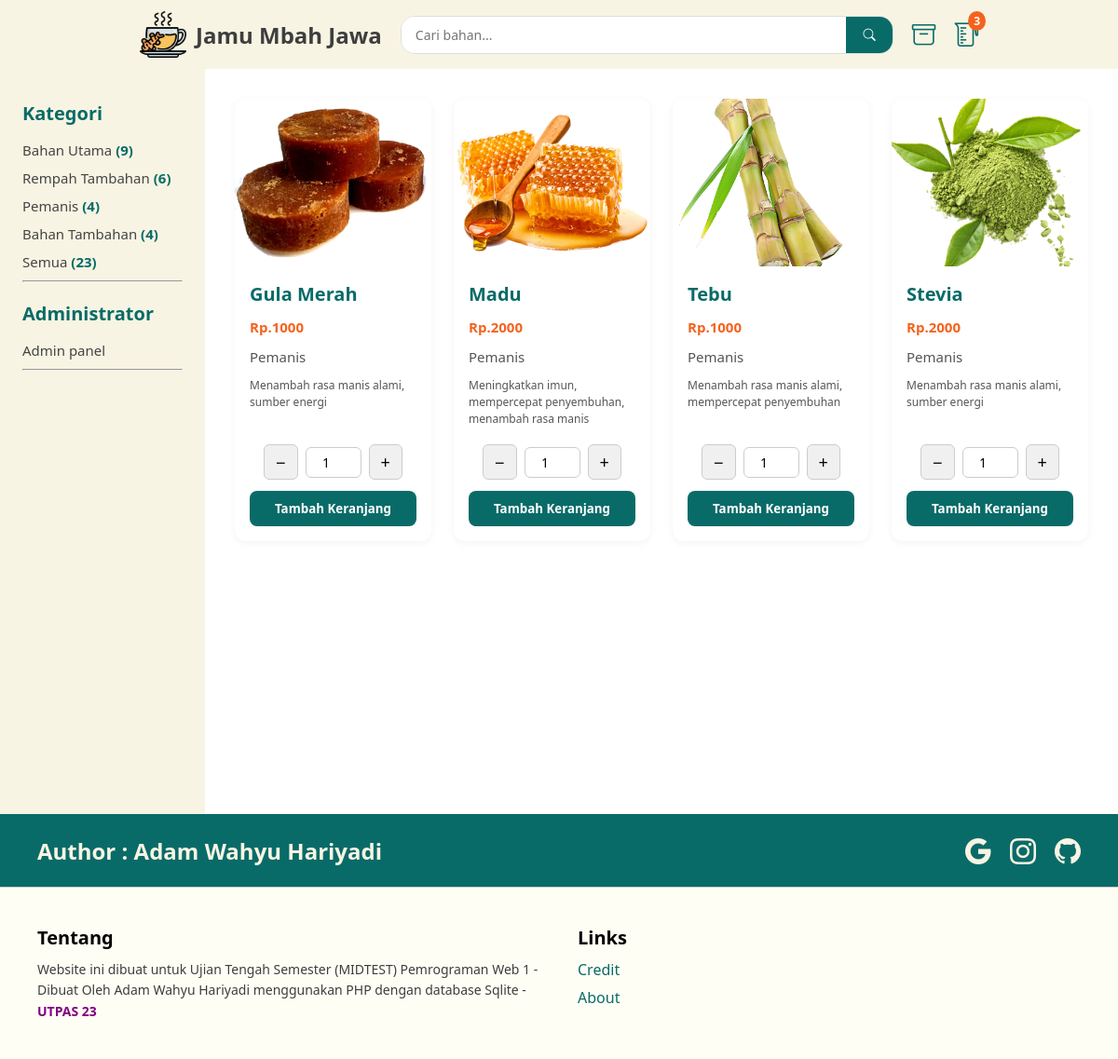
/?search=pemanis, run on the app's committed database.
### tables this page shows
CREATE TABLE bahan (
  id INTEGER PRIMARY KEY,
  nama TEXT NOT NULL,
  deskripsi TEXT NOT NULL,
  harga INTEGER NOT NULL,
  jenis TEXT NOT NULL,
  foto VARCHAR(255)
);

### backend/worker.php (called while the page is built, shortened)
<?php
class TableBahan{
    function fetchAllBahan(){
        global $kon;
        $stmt = $kon->query("SELECT * FROM bahan ORDER BY id ASC");
        return $stmt->fetchAll(PDO::FETCH_ASSOC);
    }
    function countEachDataCategory($cat){
        global $kon;
        $cat = "%$cat%";
        $stmt = $kon->prepare("SELECT * FROM bahan WHERE  jenis LIKE :cat");
        $stmt->bindParam(":cat", $cat);
        $stmt->execute();
        return count($stmt->fetchAll(PDO::FETCH_ASSOC));
    }
    function search($search){
        global $kon;
        $stmt = $kon->prepare('SELECT * FROM bahan WHERE nama LIKE :search OR jenis LIKE :search ORDER BY id ASC');
        $search = "%$search%";
        $stmt->bindParam(':search', $search);
        $stmt->execute();
        return $stmt->fetchAll(PDO::FETCH_ASSOC);
    }
}
$bahan = new TableBahan();

### backend/call.php (called while the page is built, shortened)
<?php
$totalBahanUtama = $bahan->countEachDataCategory('bahan utama');
$totalRempahTambahan = $bahan->countEachDataCategory('rempah tambahan');
$totalPemanis = $bahan->countEachDataCategory('pemanis');
$totalBahanTambahan = $bahan->countEachDataCategory('bahan tambahan');
$totalBahan = count($bahan->fetchAllBahan());

### backend/koneksi.php (called while the page is built, shortened)
<?php
try{
	$kon = new \PDO('sqlite:'.__DIR__.'/../database/database.db');
}catch(\PDOException $e){
    echo $e->getMessage();
}
include "worker.php";
include "call.php";

### index.php (the view, shortened to what this page needs)
<?php
include("backend/koneksi.php");
$search = $_GET['search'] ?? '';
if ($search !== ''){
    $listBahan = $bahan->search($search);
}else{
    $listBahan = $bahan->fetchAllBahan();
}
?>
<!DOCTYPE html>
<html lang="id">
<head>
    <link rel="stylesheet" href="https://cdn.jsdelivr.net/npm/bootstrap-icons@1.13.1/font/bootstrap-icons.min.css">
    <link rel="stylesheet" href="asset/css/index.css">
    <link rel="stylesheet" href="asset/css/global.css">
    <link rel="stylesheet" href="asset/css/card.css">
</head>
<body>
    <header>
        <?php include("pages/components/navbar.php"); ?>
    </header>
    <main>
        <div class="sidebar">
            <div class="side-content">
                <div class="category">
                    <h2>Kategori</h2>
                    <a href="?search=bahan+utama">Bahan Utama <span class="highlight-indicator">(<?= $totalBahanUtama; ?>)</span></a>
                    <a href="?search=rempah+tambahan">Rempah Tambahan <span class="highlight-indicator">(<?= $totalRempahTambahan; ?>)</span></a>
                    <a href="?search=pemanis">Pemanis <span class="highlight-indicator">(<?= $totalPemanis; ?>)</span></a>
                    <a href="?search=bahan+tambahan">Bahan Tambahan <span class="highlight-indicator">(<?= $totalBahanTambahan; ?>)</span></a>
                    <a href="?search=">Semua <span class="highlight-indicator">(<?= $totalBahan ?>)</span></a>
                    <hr>
                </div>
                <div class="admin">
                    <h2>Administrator</h2>
                    <a href="pages/admin/">Admin panel</a>
                    <hr>
                </div>
            </div>
        </div>
    <?php if (!empty($listBahan)): ?>
        <div class="content">
            <div class="card-grid">
                <?php foreach ($listBahan as $b): ?>
                <div class="card">
                    <img src="<?= $b['foto'] ?>" alt="<?= $b['nama'] ?>" class="card-img">
                    <div class="card-body">
                        <h3 class="card-title"><?= $b['nama'] ?></h3>
                        <h3 class="card-price">Rp.<?= $b['harga'] ?></h3>
                        <p class="card-category"><?= $b['jenis'] ?></p>
                        <p class="card-description"><?= $b['deskripsi'] ?></p>
                        <form action="" method="post" class="keranjang-form">
                            <div class="porsi-control">
                                <button type="button" class="kurang">−</button>
                                <input type="number" name="porsi" class="porsi-input" value="1" min="1" readonly>
                                <button type="button" class="tambah">+</button>
                            </div>
                            <button type="submit" class="card-button">Tambah Keranjang</button>
                        </form>
                    </div>
                </div>
                <?php endforeach; ?>
            </div>
            <?php else: ?>
                <p class="not-found">Tidak ada bahan... :( </p>
        </div>
            <?php endif; ?>
    </main>
    <footer>
        <?php include("pages/components/footer.php"); ?>
    </footer>
</body>
</html>

### asset/css/index.css (style rules this page uses)
* { padding: 0; margin: 0; box-sizing: border-box; }
.highlight-indicator { color: var(--secondary-color); font-weight: 900; }
header { position: sticky; z-index: 99; top: 0; }
main { display: flex; min-height: 100vh; width: 100%; }
.sidebar { width: 220px; background-color: var(--primary-color); padding: 24px; position: sticky; top: 60px; height: 100vh; overflow-y: auto; }
.sidebar .category { margin-top: 10px; }
.sidebar h2 { font-size: 20px; color: var(--secondary-color); margin-bottom: 16px; }
.sidebar a { display: block; text-decoration: none; color: #444; margin-bottom: 10px; font-size: 15px; transition: color 0.3s, transform 0.3s; }
.content { flex: 1; padding: 32px; }
.category { margin-bottom: 20px; }

### asset/css/global.css (style rules this page uses)
:root { --primary-color : #f8f4e3; --secondary-color :#096B68; --white: #fff; --gray: #f4f4f4; --border: #e0e0e0; --danger: #e74c3c; }
* { padding: 0; margin: 0; font-family: 'Segoe UI', sans-serif; }

### asset/css/card.css (style rules this page uses)
.card-grid { display: grid; grid-template-columns: repeat(auto-fill, minmax(210px, 1fr)); gap: 24px; }
.card { background-color: white; border-radius: 12px; box-shadow: 0 2px 8px rgba(0, 0, 0, 0.05); overflow: hidden; display: flex; flex-direction: column; transition: transform 0.3s ease, box-shadow 0.3s ease; }
.card-img { width: 100%; height: 180px; object-fit: cover; }
.card-body { padding: 16px; display: flex; flex-direction: column; gap: 12px; }
.card-title { font-size: 20px; font-weight: bold; color: var(--secondary-color); margin: 0; }
.card-price { font-size: 15px; font-weight: bold; color: #f4631e; margin: 0; }
.card-category { color: #555; font-size: 15px; }
.card-description { font-size: 12px; color: #555; line-height: 1.5; height: 60px; }
.card-button { display: inline-block; padding: 10px 16px; background-color: var(--secondary-color); color: white; border: none; border-radius: 8px; font-weight: bold; text-decoration: none; text-align: center; cursor: pointer; transition: background-color 0.3s; }
.keranjang-form { display: flex; flex-direction: column; gap: 12px; }
.porsi-control { display: flex; align-items: center; justify-content: center; gap: 8px; }
.porsi-control button { padding: 6px 12px; font-size: 18px; background-color: #f0f0f0; border: 1px solid #ccc; border-radius: 6px; cursor: pointer; transition: background-color 0.2s; }
.porsi-input { width: 60px; text-align: center; padding: 6px; font-size: 14px; border: 1px solid #ccc; border-radius: 6px; }

### asset/css/navbar.css (style rules this page uses)
a { text-decoration: none; }

### asset/css/footer.css (style rules this page uses)
footer { display: flex; flex-direction: column; background-color: #f0ead2; color: #3e3e3e; }

### data on the page
bahan: foto (picture), nama "Gula Merah", harga "1000", jenis "Pemanis", deskripsi "Menambah rasa manis alami, sumber energi"
bahan: foto (picture), nama "Madu", harga "2000", jenis "Pemanis", deskripsi "Meningkatkan imun, mempercepat penyembuhan, menambah rasa manis"
bahan: foto (picture), nama "Tebu", harga "1000", jenis "Pemanis", deskripsi "Menambah rasa manis alami, mempercepat penyembuhan"
bahan: foto (picture), nama "Stevia", harga "2000", jenis "Pemanis", deskripsi "Menambah rasa manis alami, sumber energi"

### other printed values
$namaToko "Jamu Mbah Jawa"
$totalDataKeranjang "3"
$totalBahanUtama "9"
$totalRempahTambahan "6"
$totalPemanis "4"
$totalBahanTambahan "4"
$totalBahan "23"
